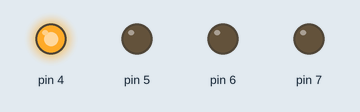
A sketch run on a simulated Arduino Uno, built with avr-gcc and run on an emulated ATmega328P. On the bench: output pins drawn as LEDs (lit = HIGH).

Above: at 0.4 s.
At 5.1 s:
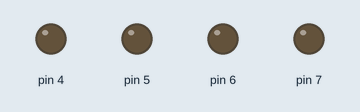
At 11.1 s:
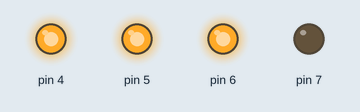
At 17.7 s:
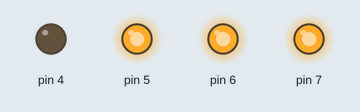
At 23.1 s:
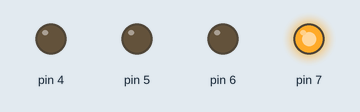
At 36.3 s:
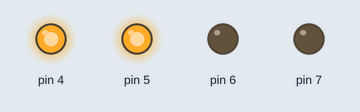
Timing chart, 0 to 37.8 s (numbered marks = the images above):
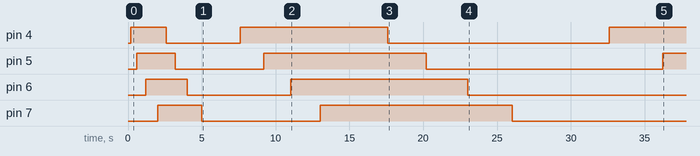

Measured:
- by itself, pin 4: goes HIGH 2.4 s, LOW 5.0 s, HIGH 10.0 s, LOW 15.0 s, then HIGH
- by itself, pin 5: goes HIGH 2.6 s, LOW 6.0 s, HIGH 11.0 s, LOW 16.0 s, then HIGH
- by itself, pin 6: LOW → HIGH at 1.2 s, → LOW 2.8 s later, → HIGH 7.0 s later, → LOW 12.0 s later
- by itself, pin 7: LOW → HIGH at 2.0 s, → LOW 3.0 s later, → HIGH 8.0 s later, → LOW 13.0 s later

The sketch:

nhap_nano.ino
```cpp
void setup() {

  pinMode (4, OUTPUT);
  pinMode (5, OUTPUT);
  pinMode (6, OUTPUT);
  pinMode (7, OUTPUT);
}
int a = 0,k=0;
void loop()
{
  a++;k=k+200;
  delay(k);
  if (a == 1)
    digitalWrite(4, ! digitalRead(4));
  if (a == 2)
    digitalWrite(5, !digitalRead(5));
  if (a == 3)
    digitalWrite(6, !digitalRead(6));
  if (a == 4)
    digitalWrite(7, !digitalRead(7));
  if (a == 5) a = 0;
  if(k==800) k=1;

}
```
